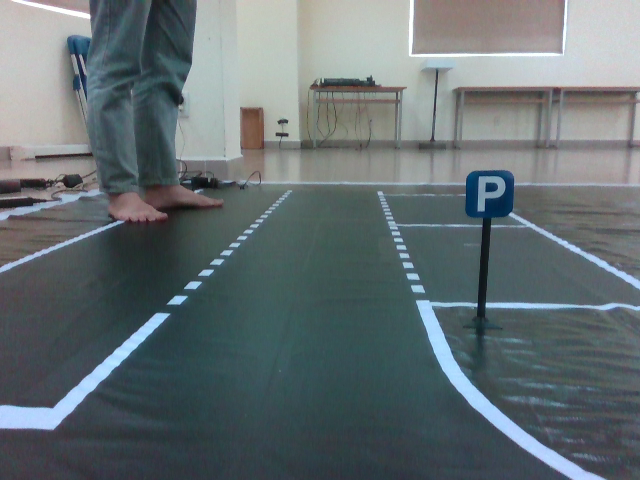
#> input picture utils/images/448.png, 640 x 480 px
$ python mix-threshold.py
#> lines starting #> are read from the running program, lines starting #| are printed output that depends on the picture; after the words box and inside, x2 and y2 are one past the last pixel; in counts of white or black regions, pixels touching at a corner belong together
#> further down, color_img is the input picture: shape (480, 640, 3); mean B, G, R 114.2, 110.9, 100.3
import cv2
import numpy as np

def lane_processing(color_image):
    color_image = color_image[200:,:,:]
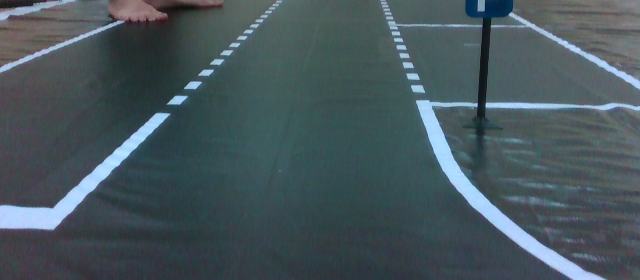
#> color_image: shape (280, 640, 3); mean of channels 0, 1, 2 92.6, 86.4, 71.1; drawn as B, G, R
    cv2.imshow('color_image', color_image)
    mask = np.zeros(color_image.shape, np.uint8)
    blurred = cv2.medianBlur(color_image, 3)
    image_gray = cv2.cvtColor(blurred, cv2.COLOR_BGR2GRAY)
    image_gray = 255-image_gray
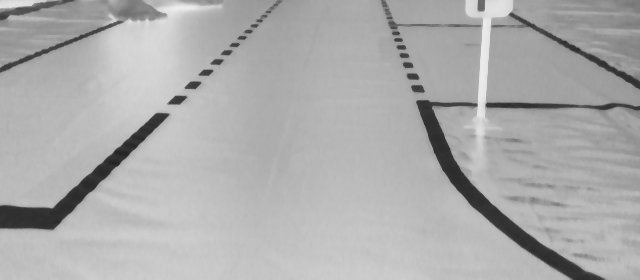
#> image_gray: shape (280, 640); min 36, max 238, mean 172.5

    bw1 = cv2.adaptiveThreshold(image_gray, 255, cv2.ADAPTIVE_THRESH_GAUSSIAN_C,
                                        cv2.THRESH_BINARY_INV, 61, 20)
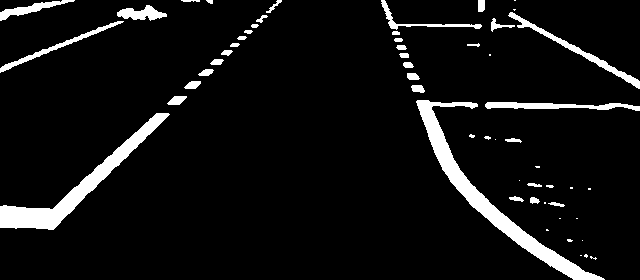
#> bw1: shape (280, 640); 6.8% white; 56 white regions (20 under 20 px), largest, box (x1, y1, x2, y2) and area: (416, 100, 605, 280) 3865, (0, 113, 170, 230) 3134, (508, 12, 640, 89) 869
    _, bw2 = cv2.threshold(image_gray, 90, 255, cv2.THRESH_BINARY_INV)
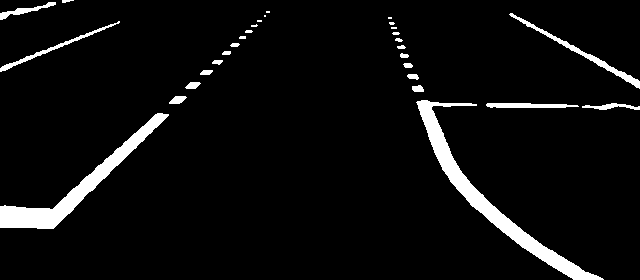
#> bw2: shape (280, 640); 5.3% white; 30 white regions (7 under 20 px), largest, box (x1, y1, x2, y2) and area: (416, 100, 604, 280) 3735, (0, 113, 169, 229) 3068, (509, 13, 640, 89) 716
    bw = bw1*bw2
    dst_bw2 = cv2.erode(bw, None, iterations=1)
#> dst_bw2: shape (280, 640); values 0 (black) and 1 (white), 3.6% white; 49 white regions (36 under 20 px), largest, box (x1, y1, x2, y2) and area: (418, 101, 602, 280) 2941, (0, 114, 167, 228) 2514, (540, 30, 640, 87) 285
    dst_bw2 = cv2.dilate(dst_bw2, None, iterations=1)
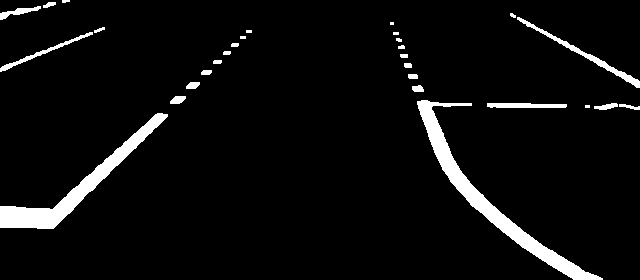
#> dst_bw2: shape (280, 640); values 0 (black) and 1 (white), 5.2% white; 29 white regions (5 under 20 px)
    contours, _ = cv2.findContours(image=dst_bw2, mode=cv2.RETR_EXTERNAL, method=cv2.CHAIN_APPROX_NONE)
#> contours = 29 contours, 9 with area under 20; largest, box (x1, y1, x2, y2) and area: (417, 100, 603, 280) 3452, (0, 113, 168, 229) 2878, (517, 17, 640, 88) 562, (0, 32, 93, 72) 276, (487, 103, 567, 108) 274

    for con in contours:
        area = cv2.contourArea(con)
        if area>100 :
            cv2.fillPoly(mask, pts =[con], color=(255,255,255))
#> this loop made 29 passes
#> area on passes 1, 3, 4, 5, 6, 7, 8, 9, 10, 11, 12, 13: 2878, 42.5, 77, 274.5, 3451.5, 79, 53, 62, 35, 36, 27, 23
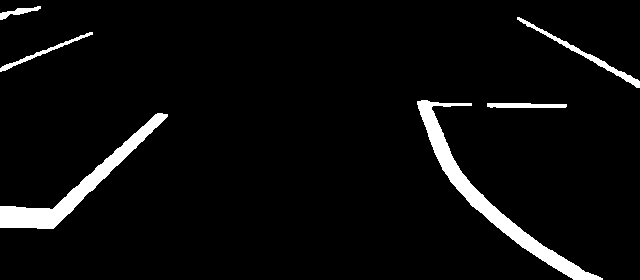
#> mask: shape (280, 640, 3); 4.7% white; 6 white regions, box (x1, y1, x2, y2) and area: (417, 100, 603, 280) 3723, (0, 113, 168, 229) 3064, (517, 17, 640, 88) 689, (0, 32, 93, 72) 372, (487, 103, 567, 108) 357, (0, 6, 41, 20) 205

    mask = cv2.resize(mask, (160, 80))
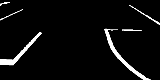
#> mask: shape (80, 160, 3); min 0, max 255, mean 12
    return mask

if __name__ == "__main__":
    color_img = cv2.imread('./images/448.png')

    edge = lane_processing(color_img)
    print(edge.shape)
#| (80, 160, 3)
    cv2.imshow('results', edge)
    cv2.waitKey()
    cv2.destroyAllWindows()

$ run again, with utils/images/542.png copied over utils/images/448.png
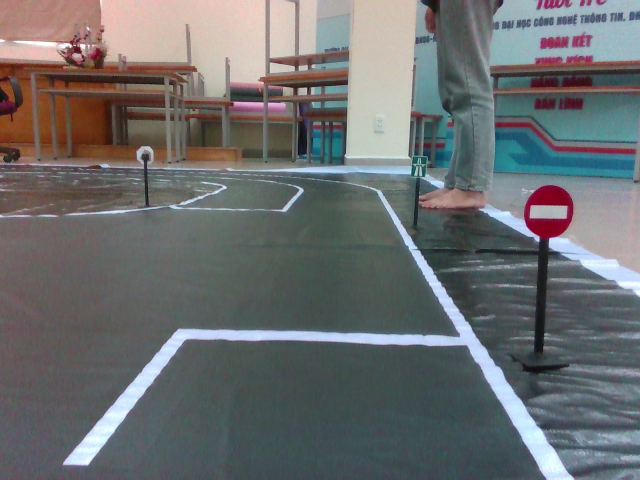
#> input picture utils/images/542.png, 640 x 480 px
#> color_img is the input picture: shape (480, 640, 3); mean B, G, R 110.8, 109.8, 107.7
#> in lane_processing, `bw1 = cv2.adaptiveThreshold(image_gray, 255, cv2.ADAPTIVE_THRESH_GAUSS..`:
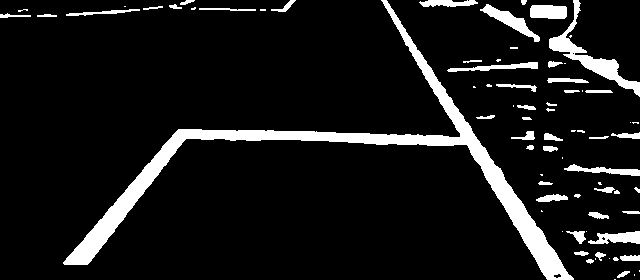
#> bw1: shape (280, 640); 9.5% white; 76 white regions (29 under 20 px), largest, box (x1, y1, x2, y2) and area: (63, 0, 574, 280) 10083, (549, 0, 640, 97) 1502, (480, 4, 540, 42) 612
#> bw2: shape (280, 640); 8.9% white; 27 white regions (13 under 20 px), largest, box (x1, y1, x2, y2) and area: (63, 0, 574, 280) 9965, (549, 2, 640, 97) 4399, (481, 4, 539, 42) 580
#> bw: shape (280, 640); values 0 (black) and 1 (white), 7.1% white; 24 white regions (10 under 20 px), largest, box (x1, y1, x2, y2) and area: (63, 0, 574, 280) 9882, (549, 23, 640, 97) 1338, (481, 4, 539, 42) 573
#> contours = 12 contours, 3 with area under 20; largest, box (x1, y1, x2, y2) and area: (64, 0, 574, 280) 9178, (549, 35, 640, 96) 1167, (483, 5, 539, 41) 505, (530, 6, 567, 18) 386, (282, 0, 294, 12) 42
#> the loop in lane_processing, `for con in contours:` made 12 passes
#> area on passes 1, 3, 4, 6, 7, 8, 10, 11: 39, 22.5, 1167, 22, 385.5, 505, 9178, 42
#> in lane_processing, `mask = cv2.resize(mask, (160, 80))`:
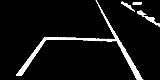
#> mask: shape (80, 160, 3); min 0, max 255, mean 17.4
#| (80, 160, 3)
